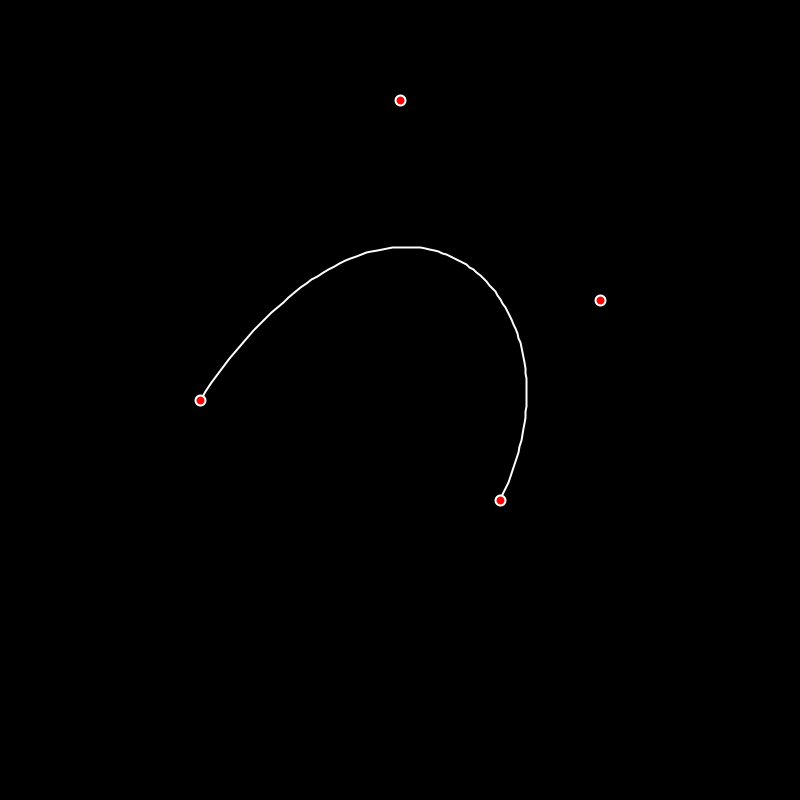
Frame 1 (no input)
Frame 60 (the mouse pressed at the canvas centre just before this capture): identical to frame 1, image omitted
Frame 120 (the mouse held since frame 60 and released just before this capture): identical to frame 1, image omitted

The Processing sketch that drew this single still picture (run headless with seeded random() and noise(); from frame 60 on, the mouse is pressed at the canvas centre):

// Processing sketch: bezier_3_grau
// ── bezier_3_grau.pde
boolean mouseEstaNoPonto2 = false;
boolean mouseEstaNoPonto3 = false;

float x1 = 200;
float y1 = 400;
float x2 = 400;
float y2 = 100;
float x3 = 600;
float y3 = 300;
float x4 = 500;
float y4 = 500;

void setup() {
  size (800, 800);
}

void draw() {
  background(#000000);
  
  if(mouseEstaNoPonto2) {
    x2 = mouseX;
    y2 = mouseY;
  }
  else if(mouseEstaNoPonto3) {
    x3 = mouseX;
    y3 = mouseY;
  }
noFill();
beginShape();

  for(float t = 0; t <= 1; t += 0.01) {
    float ax = x1 + t*(x2-x1);
    float ay = y1 + t*(y2-y1);    
    float bx = x2 + t*(x3-x2);
    float by = y2 + t*(y3-y2);    
    float cx = x3 + t*(x4-x3);
    float cy = y3 + t*(y4-y3);    
    float dx = ax + t*(bx-ax);
    float dy = ay + t*(by-ay);    
    float ex = bx + t*(cx-bx);
    float ey = by + t*(cy-by);   
    float fx = dx + t*(ex-dx);
    float fy = dy + t*(ey-dy);

    vertex(fx,fy);
    stroke(#FFFFFF);
    strokeWeight(2);
  }
  endShape();
  
  fill(255, 0, 0);
  circle(x1, y1, 10);
  circle(x2, y2, 10);
  circle(x3, y3, 10);
  circle(x4, y4, 10);
}

void mousePressed() {
    mouseEstaNoPonto2 = dist(x2, y2, mouseX, mouseY) < 10;
    mouseEstaNoPonto3 = dist(x3, y3, mouseX, mouseY) < 10;
}
 
void mouseReleased() {
  mouseEstaNoPonto2 = false;
  mouseEstaNoPonto3 = false;
}
